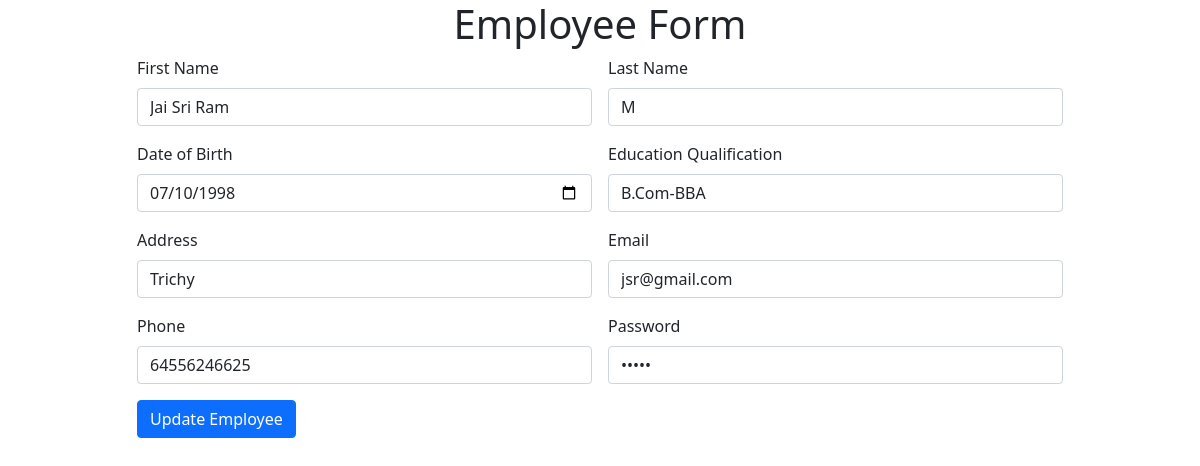
The app's page /editEmployee.php?emp_id=32 (signed in) with its own data.
### tables this page shows
CREATE TABLE `employee` (
  `employee_id` int(11) NOT NULL,
  `firstname` varchar(12) NOT NULL,
  `lastname` varchar(8) NOT NULL,
  `date_of_birth` varchar(12) NOT NULL,
  `education_qualification` varchar(10) NOT NULL,
  `emp_address` varchar(50) NOT NULL,
  `email` varchar(50) NOT NULL,
  `phone` bigint(10) NOT NULL,
  `emp_password` varchar(12) NOT NULL,
  `photo` varchar(50) NOT NULL,
  `emp_resume` varchar(50) NOT NULL,
  `created_at` timestamp NOT NULL DEFAULT current_timestamp()
);

### editEmployee.php (the view, shortened to what this page needs)
<?php
$emp_id=$_GET['emp_id'];
include ("connect.php");
$sql = "SELECT * FROM employee WHERE employee_id='$emp_id'";
$results = $connect->query($sql);
$final = $results->fetch_assoc();
?>
<!doctype html>
<html lang="en">
<head>
    <link href="https://cdn.jsdelivr.net/npm/bootstrap@5.0.2/dist/css/bootstrap.min.css" rel="stylesheet"
>
    <link rel="stylesheet" href="https://cdn.datatables.net/1.11.0/css/dataTables.bootstrap5.min.css">
</head>
<body>
    <h1 class="text-center">Employee Form </h1>
    <div class="container">
        <div class="row">
            <div class="col-md-1"></div>
            <div class="col-md-10">
            <form class="row g-3" action="updateHandler.php" method="POST"autocomplete="off">
<div class="col-md-6">
    <label for="inputFirstName" class="form-label">First Name</label>
    <input type="text" class="form-control" name="inputFirstName" value="<?php echo $final['firstname'];?>" required>
</div>
<div class="col-md-6">
    <label for="inputLastName" class="form-label">Last Name</label>
    <input type="text" class="form-control" name="inputLastName" value="<?php echo $final['lastname'];?>"required>
</div>
<div class="col-md-6">
    <label for="inputDob" class="form-label">Date of Birth</label>
    <input type="date" class="form-control" name="inputDob" value="<?php echo $final['date_of_birth'];?>"required>
</div>
<div class="col-md-6">
    <label for="inputEduQualification" class="form-label">Education Qualification</label>
    <input type="text" class="form-control" name="inputEduQualification" value="<?php echo $final['education_qualification'];?>"required>
</div>
<div class="col-md-6">
    <label for="inputAddress" class="form-label">Address</label>
    <input type="text" class="form-control" name="inputAddress" value="<?php echo $final['emp_address'];?>"required>
</div>
<div class="col-md-6">
    <label for="inputMail" class="form-label">Email</label>
    <input type="email" class="form-control" name="inputMail" value="<?php echo $final['email'];?>"required>
</div>
<div class="col-md-6">
    <label for="inputPhone" class="form-label">Phone</label>
    <input type="text" class="form-control" name="inputPhone" value="<?php echo $final['phone'];?>"required>
</div>
<div class="col-md-6">
    <label for="inputPwd" class="form-label">Password</label>
    <input type="password" class="form-control" name="inputPwd" value="<?php echo $final['emp_password'];?>"required>
</div>
<div class="col-12">
    <button type="submit" class="btn btn-primary ">Update Employee</button>
</div>
</div>
</div>
</div>
</body>
</html>

### records on screen
employee: inputFirstName "Jai Sri Ram", inputLastName "M", inputDob "07/10/1998", inputEduQualification "B.Com-BBA", inputAddress "Trichy", inputMail "jsr@gmail.com", inputPhone "64556246625"
